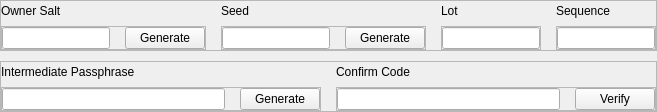
         <widget class="QWidget" name="ecQWidget">
          <layout class="QVBoxLayout" name="ecVLayout">
           <property name="spacing">
            <number>10</number>
           </property>
           <property name="leftMargin">
            <number>0</number>
           </property>
           <property name="topMargin">
            <number>0</number>
           </property>
           <property name="rightMargin">
            <number>0</number>
           </property>
           <property name="bottomMargin">
            <number>0</number>
           </property>
           <item>
            <widget class="QFrame" name="ecSaltMainContainerQFrame">
             <property name="frameShape">
              <enum>QFrame::Shape::StyledPanel</enum>
             </property>
             <property name="frameShadow">
              <enum>QFrame::Shadow::Raised</enum>
             </property>
             <layout class="QHBoxLayout" name="ecOwnerSaltMainContainerHLayout">
              <property name="spacing">
               <number>15</number>
              </property>
              <property name="leftMargin">
               <number>0</number>
              </property>
              <property name="topMargin">
               <number>0</number>
              </property>
              <property name="rightMargin">
               <number>0</number>
              </property>
              <property name="bottomMargin">
               <number>0</number>
              </property>
              <item>
               <widget class="QFrame" name="ecOwnerSaltContainerQFrame">
                <layout class="QVBoxLayout" name="ecOwnerSaltContainerQFrameVLayout">
                 <property name="spacing">
                  <number>5</number>
                 </property>
                 <property name="leftMargin">
                  <number>0</number>
                 </property>
                 <property name="topMargin">
                  <number>0</number>
                 </property>
                 <property name="rightMargin">
                  <number>0</number>
                 </property>
                 <property name="bottomMargin">
                  <number>0</number>
                 </property>
                 <item>
                  <widget class="QFrame" name="ecOwnerSaltLableContainerQFrame">
                   <layout class="QHBoxLayout" name="ecOwnerSaltLableContainerQFrameHLayout">
                    <property name="spacing">
                     <number>15</number>
                    </property>
                    <property name="leftMargin">
                     <number>0</number>
                    </property>
                    <property name="topMargin">
                     <number>0</number>
                    </property>
                    <property name="rightMargin">
                     <number>0</number>
                    </property>
                    <property name="bottomMargin">
                     <number>0</number>
                    </property>
                    <item>
                     <widget class="QLabel" name="ecOwnerSaltQLabel">
                      <property name="text">
                       <string>Owner Salt</string>
                      </property>
                     </widget>
                    </item>
                    <item>
                     <spacer name="ecOwnerSaltLabelContainerQFrameHSpacer">
                      <property name="orientation">
                       <enum>Qt::Orientation::Horizontal</enum>
                      </property>
                      <property name="sizeHint" stdset="0">
                       <size>
                        <width>40</width>
                        <height>20</height>
                       </size>
                      </property>
                     </spacer>
                    </item>
                   </layout>
                  </widget>
                 </item>
                 <item>
                  <widget class="QFrame" name="ecOwnerSaltAndGenerateContainerQFrame">
                   <property name="frameShape">
                    <enum>QFrame::Shape::StyledPanel</enum>
                   </property>
                   <property name="frameShadow">
                    <enum>QFrame::Shadow::Raised</enum>
                   </property>
                   <layout class="QHBoxLayout" name="ecOwnerSaltAndGenerateContainerQFrameHLayout">
                    <property name="spacing">
                     <number>15</number>
                    </property>
                    <property name="leftMargin">
                     <number>0</number>
                    </property>
                    <property name="topMargin">
                     <number>0</number>
                    </property>
                    <property name="rightMargin">
                     <number>0</number>
                    </property>
                    <property name="bottomMargin">
                     <number>0</number>
                    </property>
                    <item>
                     <widget class="QLineEdit" name="ecOwnerSaltQLineEdit"/>
                    </item>
                    <item>
                     <widget class="QPushButton" name="ecOwnerSaltGenerateQPushButton">
                      <property name="sizePolicy">
                       <sizepolicy hsizetype="Preferred" vsizetype="Fixed">
                        <horstretch>0</horstretch>
                        <verstretch>0</verstretch>
                       </sizepolicy>
                      </property>
                      <property name="cursor">
                       <cursorShape>PointingHandCursor</cursorShape>
                      </property>
                      <property name="text">
                       <string>Generate</string>
                      </property>
                     </widget>
                    </item>
                   </layout>
                  </widget>
                 </item>
                </layout>
               </widget>
              </item>
              <item>
               <widget class="QFrame" name="ecSeedContainerQFrame">
                <layout class="QVBoxLayout" name="ecSeedContainerQFrameHLayout">
                 <property name="spacing">
                  <number>5</number>
                 </property>
                 <property name="leftMargin">
                  <number>0</number>
                 </property>
                 <property name="topMargin">
                  <number>0</number>
                 </property>
                 <property name="rightMargin">
                  <number>0</number>
                 </property>
                 <property name="bottomMargin">
                  <number>0</number>
                 </property>
                 <item>
                  <widget class="QFrame" name="ecSeedLabelContainerQFrame">
                   <layout class="QHBoxLayout" name="ecSeedLabelContainerQFrameHLayout">
                    <property name="spacing">
                     <number>15</number>
                    </property>
                    <property name="leftMargin">
                     <number>0</number>
                    </property>
                    <property name="topMargin">
                     <number>0</number>
                    </property>
                    <property name="rightMargin">
                     <number>0</number>
                    </property>
                    <property name="bottomMargin">
                     <number>0</number>
                    </property>
                    <item>
                     <widget class="QLabel" name="ecSeedQLabel">
                      <property name="text">
                       <string>Seed</string>
                      </property>
                     </widget>
                    </item>
                    <item>
                     <spacer name="ecSeedLabelContainerQFrameHSpacer">
                      <property name="orientation">
                       <enum>Qt::Orientation::Horizontal</enum>
                      </property>
                      <property name="sizeHint" stdset="0">
                       <size>
                        <width>40</width>
                        <height>20</height>
                       </size>
                      </property>
                     </spacer>
                    </item>
                   </layout>
                  </widget>
                 </item>
                 <item>
                  <widget class="QFrame" name="ecSeedAndGenerateContainerQFrame">
                   <property name="frameShape">
                    <enum>QFrame::Shape::StyledPanel</enum>
                   </property>
                   <property name="frameShadow">
                    <enum>QFrame::Shadow::Raised</enum>
                   </property>
                   <layout class="QHBoxLayout" name="ecSeedAndGenerateContainerQFrameHLayout">
                    <property name="spacing">
                     <number>15</number>
                    </property>
                    <property name="leftMargin">
                     <number>0</number>
                    </property>
                    <property name="topMargin">
                     <number>0</number>
                    </property>
                    <property name="rightMargin">
                     <number>0</number>
                    </property>
                    <property name="bottomMargin">
                     <number>0</number>
                    </property>
                    <item>
                     <widget class="QLineEdit" name="ecSeedQLineEdit"/>
                    </item>
                    <item>
                     <widget class="QPushButton" name="ecSeedGenerateQPushButton">
                      <property name="sizePolicy">
                       <sizepolicy hsizetype="Preferred" vsizetype="Fixed">
                        <horstretch>0</horstretch>
                        <verstretch>0</verstretch>
                       </sizepolicy>
                      </property>
                      <property name="cursor">
                       <cursorShape>PointingHandCursor</cursorShape>
                      </property>
                      <property name="text">
                       <string>Generate</string>
                      </property>
                     </widget>
                    </item>
                   </layout>
                  </widget>
                 </item>
                </layout>
               </widget>
              </item>
              <item>
               <widget class="QFrame" name="ecLotContainerQFrame">
                <property name="maximumSize">
                 <size>
                  <width>100</width>
                  <height>16777215</height>
                 </size>
                </property>
                <layout class="QVBoxLayout" name="ecLotContainerQFrameVLayout">
                 <property name="spacing">
                  <number>5</number>
                 </property>
                 <property name="leftMargin">
                  <number>0</number>
                 </property>
                 <property name="topMargin">
                  <number>0</number>
                 </property>
                 <property name="rightMargin">
                  <number>0</number>
                 </property>
                 <property name="bottomMargin">
                  <number>0</number>
                 </property>
                 <item>
                  <widget class="QFrame" name="ecLotLableContainerQFrame">
                   <layout class="QHBoxLayout" name="ecLotLableContainerQFrameHLayout">
                    <property name="spacing">
                     <number>15</number>
                    </property>
                    <property name="leftMargin">
                     <number>0</number>
                    </property>
                    <property name="topMargin">
                     <number>0</number>
                    </property>
                    <property name="rightMargin">
                     <number>0</number>
                    </property>
                    <property name="bottomMargin">
                     <number>0</number>
                    </property>
                    <item>
                     <widget class="QLabel" name="ecLotQLabel">
                      <property name="text">
                       <string>Lot</string>
                      </property>
                     </widget>
                    </item>
                    <item>
                     <spacer name="ecLotLabelContainerQFrameHSpacer">
                      <property name="orientation">
                       <enum>Qt::Orientation::Horizontal</enum>
                      </property>
                      <property name="sizeHint" stdset="0">
                       <size>
                        <width>40</width>
                        <height>20</height>
                       </size>
                      </property>
                     </spacer>
                    </item>
                   </layout>
                  </widget>
                 </item>
                 <item>
                  <widget class="QFrame" name="ecLotEditContainerQFrame">
                   <property name="frameShape">
                    <enum>QFrame::Shape::StyledPanel</enum>
                   </property>
                   <property name="frameShadow">
                    <enum>QFrame::Shadow::Raised</enum>
                   </property>
                   <layout class="QHBoxLayout" name="ecLotEditContainerQFrameHLayout">
                    <property name="spacing">
                     <number>0</number>
                    </property>
                    <property name="leftMargin">
                     <number>0</number>
                    </property>
                    <property name="topMargin">
                     <number>0</number>
                    </property>
                    <property name="rightMargin">
                     <number>0</number>
                    </property>
                    <property name="bottomMargin">
                     <number>0</number>
                    </property>
                    <item>
                     <widget class="QLineEdit" name="ecLotQLineEdit"/>
                    </item>
                   </layout>
                  </widget>
                 </item>
                </layout>
               </widget>
              </item>
              <item>
               <widget class="QFrame" name="ecSequenceContainerQFrame">
                <property name="maximumSize">
                 <size>
                  <width>100</width>
                  <height>16777215</height>
                 </size>
                </property>
                <layout class="QVBoxLayout" name="ecSequenceContainerQFrameVLayout">
                 <property name="spacing">
                  <number>5</number>
                 </property>
                 <property name="leftMargin">
                  <number>0</number>
                 </property>
                 <property name="topMargin">
                  <number>0</number>
                 </property>
                 <property name="rightMargin">
                  <number>0</number>
                 </property>
                 <property name="bottomMargin">
                  <number>0</number>
                 </property>
                 <item>
                  <widget class="QFrame" name="ecSequenceLableContainerQFrame">
                   <layout class="QHBoxLayout" name="ecSequenceLableContainerQFrameHLayout">
                    <property name="spacing">
                     <number>15</number>
                    </property>
                    <property name="leftMargin">
                     <number>0</number>
                    </property>
                    <property name="topMargin">
                     <number>0</number>
                    </property>
                    <property name="rightMargin">
                     <number>0</number>
                    </property>
                    <property name="bottomMargin">
                     <number>0</number>
                    </property>
                    <item>
                     <widget class="QLabel" name="ecSequenceQLabel">
                      <property name="text">
                       <string>Sequence</string>
                      </property>
                     </widget>
                    </item>
                    <item>
                     <spacer name="ecSequenceLabelContainerQFrameHSpacer">
                      <property name="orientation">
                       <enum>Qt::Orientation::Horizontal</enum>
                      </property>
                      <property name="sizeHint" stdset="0">
                       <size>
                        <width>40</width>
                        <height>20</height>
                       </size>
                      </property>
                     </spacer>
                    </item>
                   </layout>
                  </widget>
                 </item>
                 <item>
                  <widget class="QFrame" name="ecSequenceEditContainerQFrame">
                   <property name="frameShape">
                    <enum>QFrame::Shape::StyledPanel</enum>
                   </property>
                   <property name="frameShadow">
                    <enum>QFrame::Shadow::Raised</enum>
                   </property>
                   <layout class="QHBoxLayout" name="ecSequenceEditContainerQFrameHLayout">
                    <property name="spacing">
                     <number>0</number>
                    </property>
                    <property name="leftMargin">
                     <number>0</number>
                    </property>
                    <property name="topMargin">
                     <number>0</number>
                    </property>
                    <property name="rightMargin">
                     <number>0</number>
                    </property>
                    <property name="bottomMargin">
                     <number>0</number>
                    </property>
                    <item>
                     <widget class="QLineEdit" name="ecSequenceQLineEdit">
                      <property name="minimumSize">
                       <size>
                        <width>0</width>
                        <height>0</height>
                       </size>
                      </property>
                     </widget>
                    </item>
                   </layout>
                  </widget>
                 </item>
                </layout>
               </widget>
              </item>
             </layout>
            </widget>
           </item>
           <item>
            <widget class="QFrame" name="ecIPAndConfirmMainContainerQFrame">
             <property name="frameShape">
              <enum>QFrame::Shape::StyledPanel</enum>
             </property>
             <property name="frameShadow">
              <enum>QFrame::Shadow::Raised</enum>
             </property>
             <layout class="QHBoxLayout" name="ecIntermidatMainContainerQFrameHLayout">
              <property name="spacing">
               <number>15</number>
              </property>
              <property name="leftMargin">
               <number>0</number>
              </property>
              <property name="topMargin">
               <number>0</number>
              </property>
              <property name="rightMargin">
               <number>0</number>
              </property>
              <property name="bottomMargin">
               <number>0</number>
              </property>
              <item>
               <widget class="QFrame" name="ecIPassphraseContainerQFrame">
                <layout class="QVBoxLayout" name="ecIPassphraseContainerQFrameVLayout">
                 <property name="spacing">
                  <number>5</number>
                 </property>
                 <property name="leftMargin">
                  <number>0</number>
                 </property>
                 <property name="topMargin">
                  <number>0</number>
                 </property>
                 <property name="rightMargin">
                  <number>0</number>
                 </property>
                 <property name="bottomMargin">
                  <number>0</number>
                 </property>
                 <item>
                  <widget class="QFrame" name="ecIPassphraseLableContainerQFrame">
                   <layout class="QHBoxLayout" name="ecIPassphraseLableContainerQFrameHLayout">
                    <property name="spacing">
                     <number>15</number>
                    </property>
                    <property name="leftMargin">
                     <number>0</number>
                    </property>
                    <property name="topMargin">
                     <number>0</number>
                    </property>
                    <property name="rightMargin">
                     <number>0</number>
                    </property>
                    <property name="bottomMargin">
                     <number>0</number>
                    </property>
                    <item>
                     <widget class="QLabel" name="ecIPassphraseQLabel">
                      <property name="text">
                       <string>Intermediate Passphrase</string>
                      </property>
                     </widget>
                    </item>
                    <item>
                     <spacer name="ecIPassphraseLabelContainerQFrameHSpacer">
                      <property name="orientation">
                       <enum>Qt::Orientation::Horizontal</enum>
                      </property>
                      <property name="sizeHint" stdset="0">
                       <size>
                        <width>40</width>
                        <height>20</height>
                       </size>
                      </property>
                     </spacer>
                    </item>
                   </layout>
                  </widget>
                 </item>
                 <item>
                  <widget class="QFrame" name="ecIPassphraseAndGenerateContainerQFrameHLayout">
                   <property name="frameShape">
                    <enum>QFrame::Shape::StyledPanel</enum>
                   </property>
                   <property name="frameShadow">
                    <enum>QFrame::Shadow::Raised</enum>
                   </property>
                   <layout class="QHBoxLayout" name="ecIntermediatePassphraseAndGenerateHLayout">
                    <property name="spacing">
                     <number>15</number>
                    </property>
                    <property name="leftMargin">
                     <number>0</number>
                    </property>
                    <property name="topMargin">
                     <number>0</number>
                    </property>
                    <property name="rightMargin">
                     <number>0</number>
                    </property>
                    <property name="bottomMargin">
                     <number>0</number>
                    </property>
                    <item>
                     <widget class="QLineEdit" name="ecIPassphraseQLineEdit"/>
                    </item>
                    <item>
                     <widget class="QPushButton" name="ecIPassphraseGenerateQPushButton">
                      <property name="sizePolicy">
                       <sizepolicy hsizetype="Preferred" vsizetype="Fixed">
                        <horstretch>0</horstretch>
                        <verstretch>0</verstretch>
                       </sizepolicy>
                      </property>
                      <property name="cursor">
                       <cursorShape>PointingHandCursor</cursorShape>
                      </property>
                      <property name="text">
                       <string>Generate</string>
                      </property>
                     </widget>
                    </item>
                   </layout>
                  </widget>
                 </item>
                </layout>
               </widget>
              </item>
              <item>
               <widget class="QFrame" name="ecConfirmCodeContainerQFrame">
                <layout class="QVBoxLayout" name="ecConfirmCodeContainerQFrameVLayout">
                 <property name="spacing">
                  <number>5</number>
                 </property>
                 <property name="leftMargin">
                  <number>0</number>
                 </property>
                 <property name="topMargin">
                  <number>0</number>
                 </property>
                 <property name="rightMargin">
                  <number>0</number>
                 </property>
                 <property name="bottomMargin">
                  <number>0</number>
                 </property>
                 <item>
                  <widget class="QFrame" name="ecCodeLableContainerQFrame">
                   <layout class="QHBoxLayout" name="ecCodeLableContainerQFrameHLayout">
                    <property name="spacing">
                     <number>15</number>
                    </property>
                    <property name="leftMargin">
                     <number>0</number>
                    </property>
                    <property name="topMargin">
                     <number>0</number>
                    </property>
                    <property name="rightMargin">
                     <number>0</number>
                    </property>
                    <property name="bottomMargin">
                     <number>0</number>
                    </property>
                    <item>
                     <widget class="QLabel" name="ecConfirmCodeQLabel">
                      <property name="text">
                       <string>Confirm Code</string>
                      </property>
                     </widget>
                    </item>
                    <item>
                     <spacer name="ecConfirmCodeLabelContainerQFrameHSpacer">
                      <property name="orientation">
                       <enum>Qt::Orientation::Horizontal</enum>
                      </property>
                      <property name="sizeHint" stdset="0">
                       <size>
                        <width>40</width>
                        <height>20</height>
                       </size>
                      </property>
                     </spacer>
                    </item>
                   </layout>
                  </widget>
                 </item>
                 <item>
                  <widget class="QFrame" name="ecConfirmCodeAndVerifyContainerQFrame">
                   <property name="frameShape">
                    <enum>QFrame::Shape::StyledPanel</enum>
                   </property>
                   <property name="frameShadow">
                    <enum>QFrame::Shadow::Raised</enum>
                   </property>
                   <layout class="QHBoxLayout" name="ecConfirmCodeAndVerifyContainerQFrameHLayout">
                    <property name="spacing">
                     <number>15</number>
                    </property>
                    <property name="leftMargin">
                     <number>0</number>
                    </property>
                    <property name="topMargin">
                     <number>0</number>
                    </property>
                    <property name="rightMargin">
                     <number>0</number>
                    </property>
                    <property name="bottomMargin">
                     <number>0</number>
                    </property>
                    <item>
                     <widget class="QLineEdit" name="ecConfirmCodeQLineEdit"/>
                    </item>
                    <item>
                     <widget class="QPushButton" name="ecConfirmCodeVerifyQPushButton">
                      <property name="sizePolicy">
                       <sizepolicy hsizetype="Preferred" vsizetype="Fixed">
                        <horstretch>0</horstretch>
                        <verstretch>0</verstretch>
                       </sizepolicy>
                      </property>
                      <property name="cursor">
                       <cursorShape>PointingHandCursor</cursorShape>
                      </property>
                      <property name="text">
                       <string>Verify</string>
                      </property>
                     </widget>
                    </item>
                   </layout>
                  </widget>
                 </item>
                </layout>
               </widget>
              </item>
             </layout>
            </widget>
           </item>
          </layout>
         </widget>
